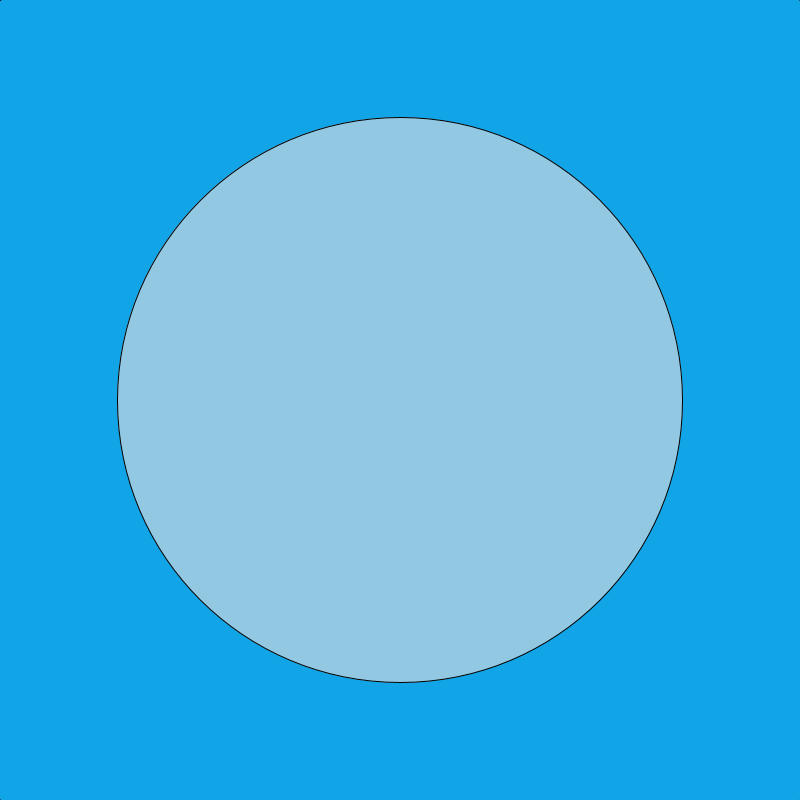
Frame 1 (no input)
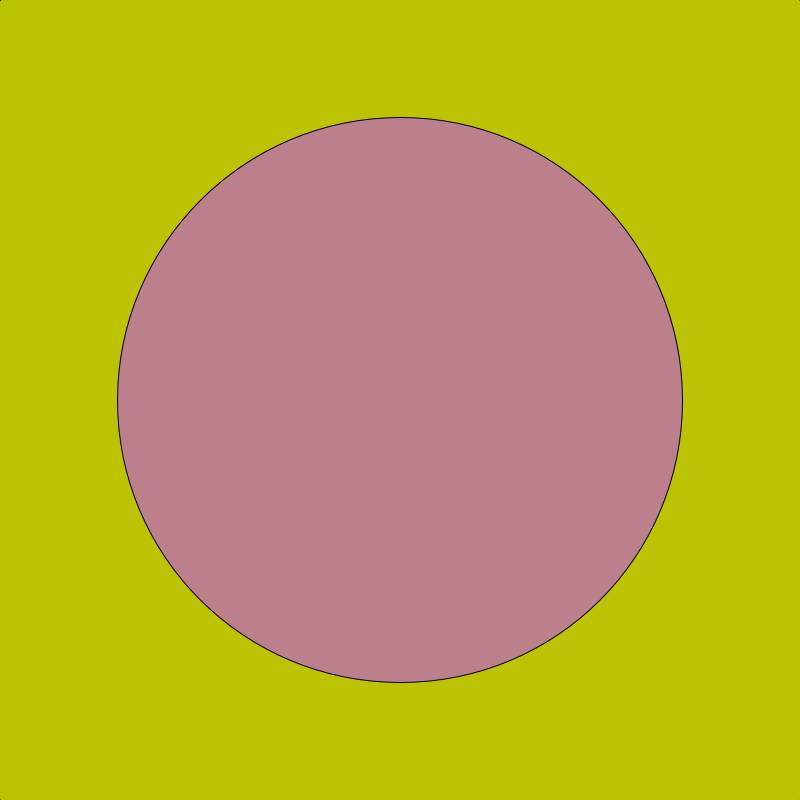
Frame 60 (the mouse pressed at the canvas centre just before this capture)
Frame 120 (the mouse held since frame 60 and released just before this capture): identical to frame 60, image omitted

The Processing sketch that drew these frames (run headless with seeded random() and noise(); from frame 60 on, the mouse is pressed at the canvas centre):

// Processing sketch: tp2
// ── tp2.pde
// Meira Blas
//https://youtu.be/bK6mGugp24k
// legajo: 81744/2
void setup(){
  
 size(800,800);
 ellipseMode(CENTER);

}

void draw(){
  
  // hago un ciclo for para limitar el numero de elipses
  // dependiendo de la distancia del mouse
  //i son la cantidad de circulos 
  // mientras i se mayor a 0 i va a restar
  for( int i = 50  ; i >0; i --){
     float d = dist(width/2,height/2, mouseX, mouseY);
     // calcular la distancia del centro al mouse
      float r = random(255);
  
  // tambien un if con un mouse pressed para cambiar los colores
 
  
  // cada vez que presiono el click se hacen blancos y negros
  
    if( mousePressed == true){
      fill(r);
    }else {
      fill( random(255), random(255), random(255));
    }
    
    // y por ultimo multiplico la variable "i" con la "d" en el eje Y
    // para generar la ilusion optica con el mouse
    
     // noStroke();
      ellipse(width/2, height/2, i*d,i*d);
      //ubicacion y despues ancho y alto multiplicados por d, el elipse que crea todos los circulos al ejecutar
     
 
   }

}
